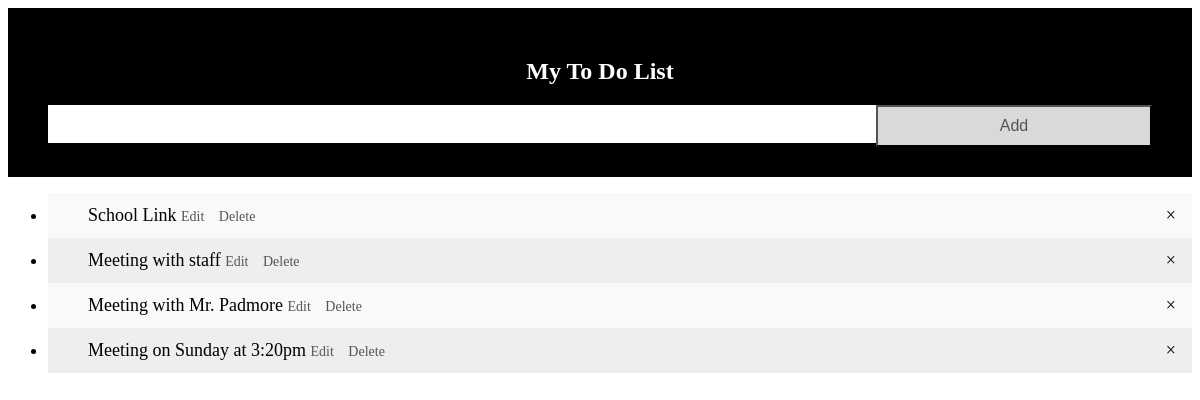
Screenshot of /my_todo/ with the database file from the repository.
### dashboard/models.py (models this page shows, shortened)
class TodoItem(models.Model):
    title = models.CharField(max_length=250)
    status = models.BooleanField(default=False)

### dashboard/views.py (the view)
# urls.py: path('my_todo/', views.todo_list_view, name='todo_list'),
def todo_list_view(request):
    todo_items = TodoItem.objects.all()
    form = TodoItemForm()
    if request.method == 'POST':
        form = TodoItemForm(request.POST)
        if form.is_valid():
            form.save()
            return redirect('todo_list')
    context = {'todo_items': todo_items, 'form': form}
    return render(request, 'dashboard/todo_list.html', context)

### dashboard/forms.py
class TodoItemForm(forms.ModelForm):
    class Meta:
        model = TodoItem
        fields = '__all__'

### templates/dashboard/todo_list.html (shortened to what this page needs)
<div id="myDIV" class="header">
    <h2>My To Do List</h2>
    <form method="post">
        {{ form.title }}
        <button type="submit" class="addBtn">Add</button>
    </form>
</div>
<ul id="myUL">
    {% for item in todo_items %}
    <li{% if item.status %} class="checked" {% endif %}>
        {{ item.title }}
        <a href="{% url 'edit_todo' item.pk %}" class="edit-btn">Edit</a>
        <a href="{% url 'delete_todo' item.pk %}" class="delete-btn">Delete</a>
        </li>
        {% endfor %}
</ul>

### templates/dashboard/todo_list.html (style rules this page uses)
* { box-sizing: border-box; }
ul li { cursor: pointer; position: relative; padding: 12px 8px 12px 40px; background: #eee; font-size: 18px; transition: 0.2s; -webkit-user-select: none; -moz-user-select: none; -ms-user-select: none; user-select: none; }
ul li:nth-child(odd) { background: #f9f9f9; }
.header { background-color: black; padding: 30px 40px; color: white; text-align: center; }
.header:after { content: ""; display: table; clear: both; }
input { margin: 0; border: none; border-radius: 0; width: 75%; padding: 10px; float: left; font-size: 16px; }
.addBtn { padding: 10px; width: 25%; background: #d9d9d9; color: #555; float: left; text-align: center; font-size: 16px; cursor: pointer; transition: 0.3s; border-radius: 0; }
.edit-btn, .delete-btn { color: #555; text-decoration: none; margin-right: 10px; font-size: 14px; transition: color 0.3s; }

### rows the page displays
TodoItem: title "School Link"
TodoItem: title "Meeting with staff"
TodoItem: title "Meeting with Mr. Padmore"
TodoItem: title "Meeting on Sunday at 3:20pm"
